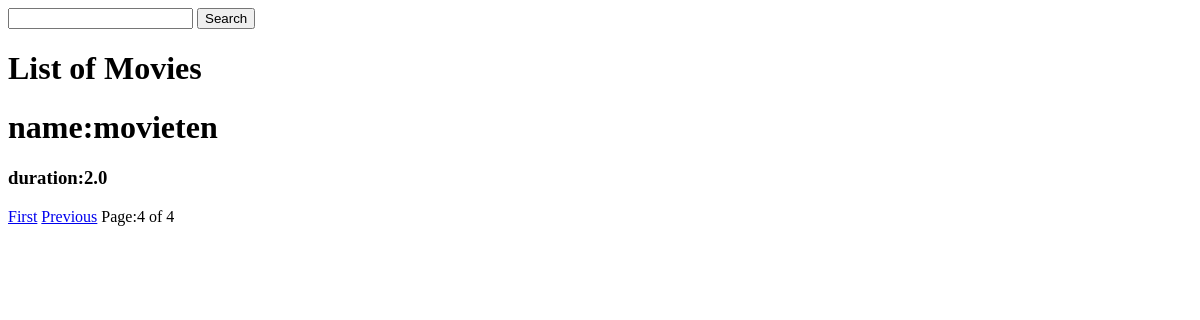
The app's page /newapp/movies/?page=4, older data.
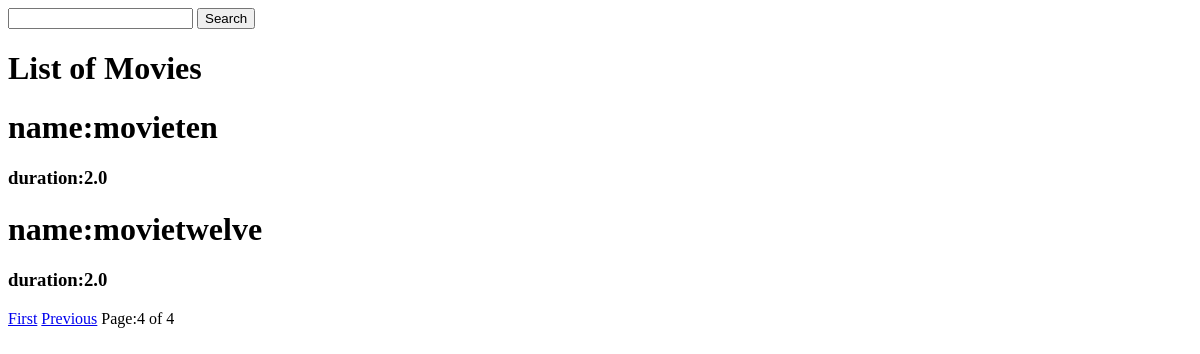
The same page, newer data.
### newapp/models.py (models this page shows, shortened)
class Movies(models.Model):
    name = models.CharField(max_length=100)
    duration = models.FloatField()
    rating = models.FloatField()

### newapp/views.py (the view)
# urls.py: path('movies/',views.movie_list,name='movie_list')
def movie_list(request):
    movies = Movies.objects.all()
    movie_name = request.GET.get('movie_name')
    if movie_name != '' and movie_name is not None:
        movies = movies.filter(name__icontains=movie_name)
    paginator = Paginator(movies,3)
    page = request.GET.get('page')
    movies = paginator.get_page(page)
    return render(request,'newapp/movie_list.html',{'movies':movies})

### newapp/templates/newapp/movie_list.html (shortened to what this page needs)
<form action=" " method="GET">
    <input type="search" name="movie_name">
    <button type="submit">Search</button>
</form>
<h1> List of Movies </h1>
{% for movie in movies %}
   <h1>name:{{movie.name}}</h1>
   <h3>duration:{{movie.duration}}</h3>
{%endfor%}
{%if movies.has_previous %}
   <a href="?page=1">First</a>
   <a href="?page={{ movies.previous_page_number }}">Previous</a>
{% endif %}
Page:{{movies.number}} of {{movies.paginator.num_pages}}

Row changes from the older to the newer data that the page shows:
added Movies: name "movietwelve", duration "2.0"
